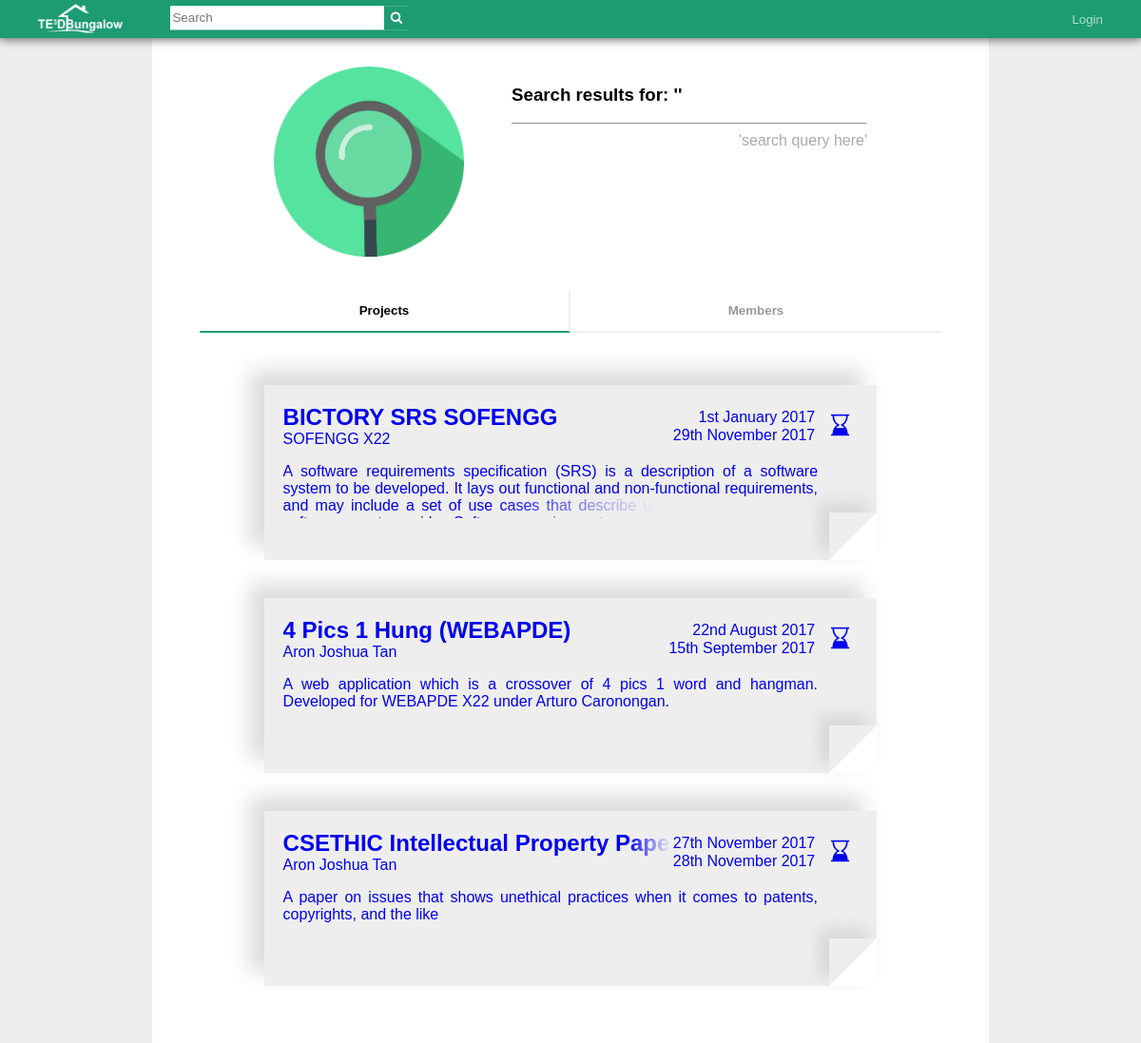
The page /search.php on the database as committed earlier.
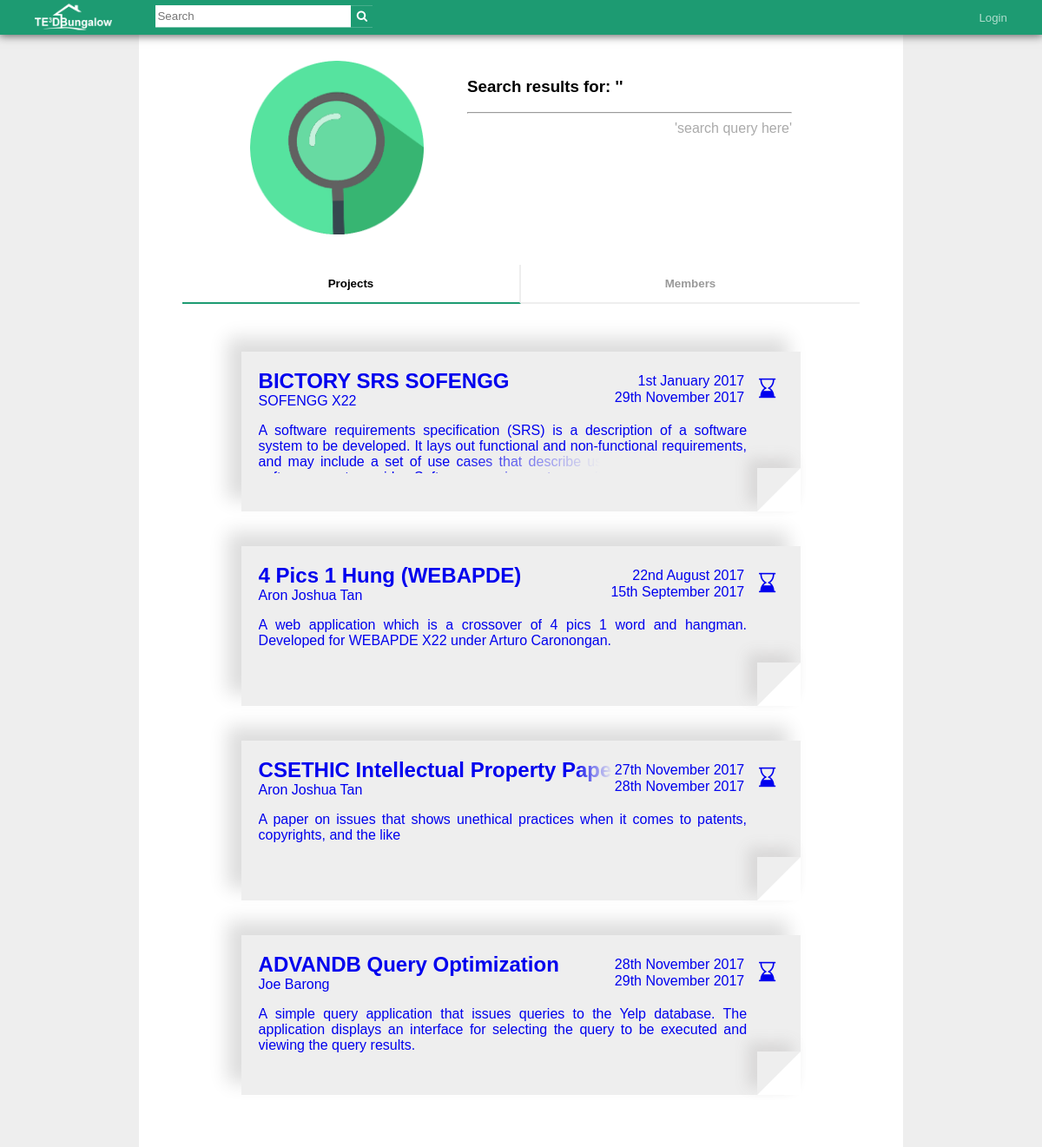
The same page on the database as committed later.
### tables this page shows
CREATE TABLE `tptable` (
  `tpID` int(11) NOT NULL,
  `tpTitle` varchar(99) NOT NULL,
  `tpDesc` varchar(5000) NOT NULL,
  `tpMemberName` varchar(500) DEFAULT NULL,
  `tpSDate` date NOT NULL,
  `tpEDate` date DEFAULT NULL,
  `tpAccessLVL` int(11) NOT NULL,
  `pHead` varchar(50) DEFAULT NULL
);

### html/search.php (the view, shortened to what this page needs)
<?php
    include '../php/dbh.php';
?>
<!DOCTYPE html>
<html>
<link rel="stylesheet" href="https://cdnjs.cloudflare.com/ajax/libs/font-awesome/4.7.0/css/font-awesome.min.css">
<link rel="stylesheet" href="../css/style.css">
<link rel="stylesheet" href="../css/index.css">
</head>
<body>
  <div id="toolbar">
    <div id="logo">
      <a href="index.php"><img src="../images/logo_full.png" height="30px"></a>
    </div>
    <div id="searchBar">
      <form action="search.php" method="POST">
        <input id="searchTerm" type="text" name="search-field" placeholder="Search"/>
        <button id="searchButton" type="submit" name ="search-button">
          <i class="fa fa-search"></i>
        </button>
      </form>
    </div>
    <?php
      $uli = '0';
      if(isset($_COOKIE['loggedIn'])){
        $uli = $_COOKIE['loggedIn'];
        if($uli == '1'){
          echo "<ul id=\"toolbarButtons\">
                  <li><button id=\"notificationButton\" class=\"toolbarButton\" onclick=\"openNotifications()\"><i id=\"notificationCount\">99</i><i class=\"fa fa-bell\"></i></button></li>
                  <li><button id=\"userName\" class=\"toolbarButton\" onclick=\"location.href='profile.php';\">".$_COOKIE['uFName']." ".$_COOKIE['uLName']."</button></li>
                  <li><button class=\"toolbarButton\" onclick=\"location.href='../php/logOut.php'\">Logout</button></li>
                </ul>";
        }else{
          echo "<ul id=\"toolbarButtons\">
                  <li><button class=\"toolbarButton\" name=\"li1\" onclick=\"openLogin();\">Login</button></li>
                </ul>";
        }
      }else{
          echo "<ul id=\"toolbarButtons\">
                  <li><button class=\"toolbarButton\" name=\"".$uli."\" onclick=\"openLogin();\">Login</button></li>
                </ul>";
      }
    ?>
  </div>
  <div id="wrap">
    <div id="pageHead">
      <img src="../images/searchlogo.png">
      <?php
        echo "<h3>Search results for: '".$_POST['search-field']."'</h3>"
      ?>
      <hr>
      <p class="pageLegend">
        'search query here'
      </p>
    </div>
    <div id="tabButtons">
      <button id="defaultOpen" class="tabButton half" onclick="openTab(event, 'projects')">Projects</button>
      <button class="tabButton half" onclick="openTab(event, 'members')">Members</button>
    </div>
    <div id="projects" class="tabContent">
      <?php
          $term = $_POST['search-field'];
          $sql = "SELECT * FROM tptable WHERE tpTitle LIKE '%$term%' OR tpDesc LIKE '%$
          term%'";
          $result = mysqli_query($conn,$sql);
          $queryResults = mysqli_num_rows($result);
          if ($queryResults > 0){
            while ($row = mysqli_fetch_assoc($result)){
                  $iClass = "";
                  $projStart = "";
                  $projEnd = "";
                  if($row['tpEDate'] != null && $row['tpEDate'] == $row['tpSDate']){
                    $iClass = "projectStatus fa fa-hourglass";
                    $date = date_create($row['tpSDate']);
                    $projStart = date_format($date, 'jS F Y');
                    $date = date_create($row['tpEDate']);
                    $projEnd = date_format($date, 'jS F Y');
                  }
                  else if($row['tpEDate'] != null && $row['tpEDate'] != $row['tpSDate']){
                    $iClass = "projectStatus fa fa-hourglass-end";
                    $date = date_create($row['tpSDate']);
                    $projStart = date_format($date, 'jS F Y');
                    $date = date_create($row['tpEDate']);
                    $projEnd = date_format($date, 'jS F Y');
                  }
                  else if($row['tpEDate'] == null){
                    $iClass = "projectStatus fa fa-hourglass-2";
                    $date = date_create($row['tpSDate']);
                    $projStart = date_format($date, 'jS F Y');
                  }
                  echo "<a href='project.php?pid=".$row['tpID']."' style=\"text-decoration:none;\"><div class=\"projectDisplay\">
                  <i class=\"".$iClass."\"></i>
                  <p class=\"projectTitle\">".$row['tpTitle']."
                  <p class=\"projectHead\">".$row['pHead']."
                  <p class=\"projectStart\">".$projStart."
                 <p class=\"projectEnd\">".$projEnd."
                 <p class=\"projectAbstract\">".$row['tpDesc']."
                  <div class=\"cornerFold\">
                  </div>
                  </div>";
            }
          }
      ?>
    </div>
  <div id="wrapbg">
  </div>
</body>
</html>

Rows that differ between the two databases and show on the page:
added tptable: tpTitle "ADVANDB Query Optimization", pHead "Joe Barong", tpSDate "28th November 2017", tpEDate "29th November 2017", tpDesc "A simple query application that issues queries to the Yelp database. The application displays an interface for selecting the query to be executed and viewing the query results."
